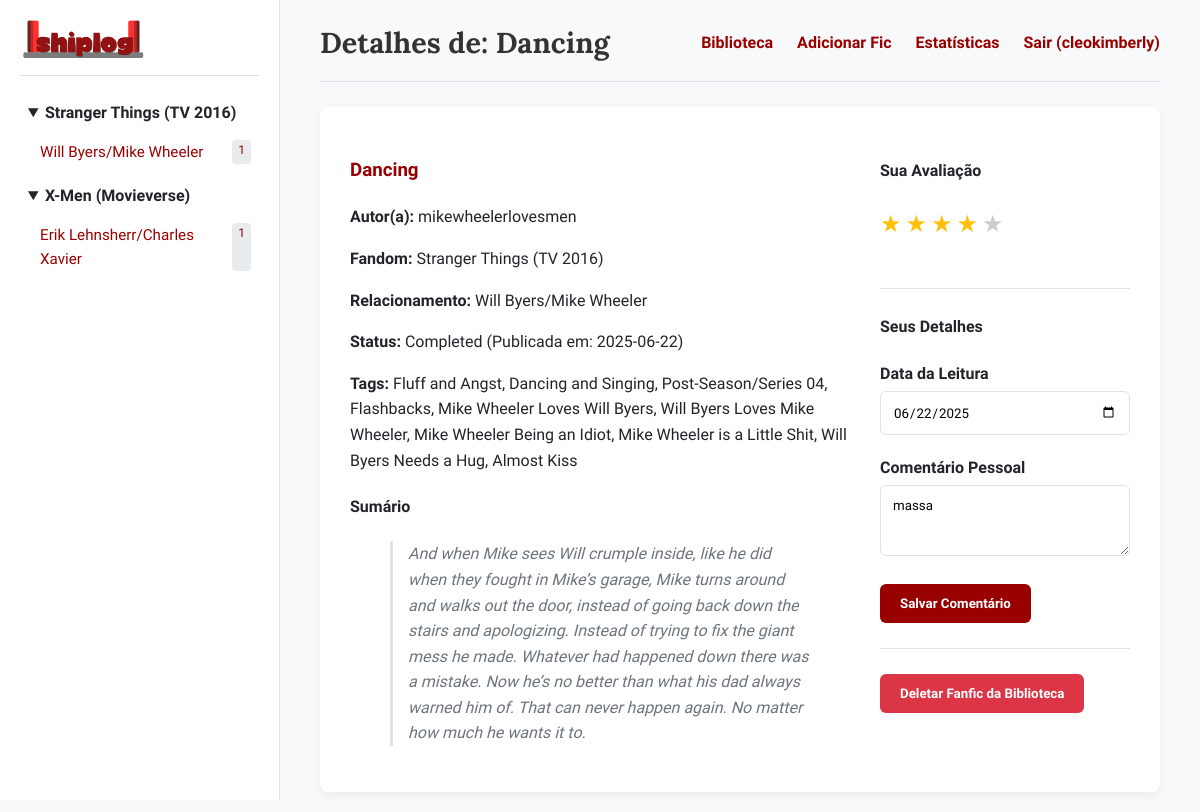
/fic/1/details (signed in), run on the app's committed database.
### models.py (models this page shows, shortened)
class Fic(db.Model):
    id = db.Column(db.Integer, primary_key=True)
    title = db.Column(db.String(200), nullable=False)
    author = db.Column(db.String(100), nullable=False)
    fandom = db.Column(db.String(200), nullable=False)
    relationship = db.Column(db.String(200), nullable=True)
    summary = db.Column(db.Text, nullable=True)
    tags = db.Column(db.Text, nullable=True)
    status = db.Column(db.String(50), nullable=True)
    date_published = db.Column(db.String(50), nullable=True)
    source_url = db.Column(db.String(500), nullable=True)
    date_read = db.Column(db.Date, nullable=True)
    comment = db.Column(db.String(500), nullable=True)
    rating = db.Column(db.Integer, nullable=True) # NOVA COLUNA
    user_id = db.Column(db.Integer, db.ForeignKey('user.id'), nullable=False)

class User(UserMixin, db.Model):
    id = db.Column(db.Integer, primary_key=True)
    username = db.Column(db.String(80), unique=True, nullable=False)
    password_hash = db.Column(db.String(256), nullable=False)
    fics = db.relationship('Fic', backref='owner', lazy=True, cascade="all, delete-orphan")

### app.py (the view)
@app.route('/fic/<int:fic_id>/details')
@login_required
def fic_details(fic_id):
    fic = Fic.query.get_or_404(fic_id)
    if fic.owner != current_user: return redirect(url_for('library'))
    form = EditFicDetailsForm(obj=fic)
    return render_template('fic_details.html', fic=fic, form=form, title="Detalhes")

### app.py
class EditFicDetailsForm(FlaskForm):
    date_read = DateField('Data da Leitura', format='%Y-%m-%d', validators=[Optional()])
    comment = TextAreaField('Comentário Pessoal', validators=[Length(max=500)])
    submit = SubmitField('Salvar Comentário')

### app.py (called while the page is built)
@login_manager.user_loader
def load_user(user_id):
    return User.query.get(int(user_id))

@app.context_processor
def inject_sidebar_data():
    if not current_user.is_authenticated:
        return dict(sidebar_data={})
    fics = Fic.query.filter_by(user_id=current_user.id).order_by(Fic.title).all()
    sidebar_data = {}
    for fic in fics:
        main_fandom = fic.fandom.split(',')[0].strip()
        if main_fandom not in sidebar_data:
            sidebar_data[main_fandom] = {}
        relationship = fic.relationship or "Geral"
        if relationship not in sidebar_data[main_fandom]:
            sidebar_data[main_fandom][relationship] = []
        sidebar_data[main_fandom][relationship].append(fic)
    return dict(sidebar_data=sidebar_data)

### templates/fic_details.html (shortened to what this page needs)
{% extends "base.html" %}
{% block header %}Detalhes de: {{ fic.title }}{% endblock %}
{% block content %}
<div class="details-container">
    <div class="fic-meta-card">
        <h3><a href="{{ fic.source_url }}" target="_blank">{{ fic.title }}</a></h3>
        <p><strong>Autor(a):</strong> {{ fic.author }}</p>
        <p><strong>Fandom:</strong> {{ fic.fandom }}</p>
        <p><strong>Relacionamento:</strong> {{ fic.relationship or 'Geral' }}</p>
        <p><strong>Status:</strong> {{ fic.status }} (Publicada em: {{ fic.date_published }})</p>
        <p><strong>Tags:</strong> <span class="tags">{{ fic.tags or 'Nenhuma' }}</span></p>
        <h4>Sumário</h4>
        <blockquote class="summary">
            {{ fic.summary | safe }}
        </blockquote>
    </div>
    <div class="user-details-card">
        <h4>Sua Avaliação</h4>
        <div class="star-rating-form" data-fic-id="{{ fic.id }}">
             {% for i in range(1, 6) %}
                <span class="star-input" data-value="{{ i }}" title="Avaliar com {{ i }} estrelas">&#9733;</span>
             {% endfor %}
        </div>
        <p id="rating-feedback" class="feedback-message"></p>
        <hr>
        <h4>Seus Detalhes</h4>
        <form action="{{ url_for('edit_fic', fic_id=fic.id) }}" method="POST">
            <div class="form-group">
                {{ form.date_read.label }}
                {{ form.date_read(class="form-control") }}
            </div>
            <div class="form-group">
                {{ form.comment.label }}
                {{ form.comment(class="form-control", rows=3) }}
            </div>
            {{ form.submit(class="btn btn-primary") }}
        </form>
        <hr>
        <form action="{{ url_for('delete_fic', fic_id=fic.id) }}" method="POST" onsubmit="return confirm('Tem certeza que deseja deletar esta fanfic? Esta ação não pode ser desfeita.');" style="margin-top: 20px;">
            <input type="submit" value="Deletar Fanfic da Biblioteca" class="btn btn-danger">
        </form>
    </div>
</div>
{% endblock %}

### templates/base.html (shortened to what this page needs)
<!DOCTYPE html>
<html lang="pt-br">
<head>
    <link rel="stylesheet" href="{{ url_for('static', filename='css/style.css') }}">
</head>
<body>
    <div class="container">
        {% if not request.endpoint in ['home', 'login', 'register'] %}
            {% include '_sidebar.html' %}
        {% endif %}
        <main class="main-content">
            {% if not request.endpoint in ['home', 'login', 'register'] %}
                <header class="main-header">
                    <div class="header-content">
                        <h1>{% block header %}{{ title or 'Bem-vindo(a)!' }}{% endblock %}</h1>
                        <nav class="main-nav">
                            <a href="{{ url_for('library') }}">Biblioteca</a>
                            <a href="{{ url_for('add_fic') }}">Adicionar Fic</a>
                            <a href="{{ url_for('stats') }}">Estatísticas</a>
                            <a href="{{ url_for('logout') }}">Sair ({{ current_user.username }})</a>
                        </nav>
                    </div>
                </header>
            {% endif %}
            <div class="content">
                {% block content %}{% endblock %}
            </div>
        </main>
    </div>
</body>
</html>

### templates/_sidebar.html
<aside class="sidebar">
    <div class="sidebar-header">
      <a href="{{ url_for('library') }}" class="sidebar-logo">
        <img src="{{ url_for('static', filename='img/shiplog.png') }}" alt="Shiplog Logo">
      </a>
    </div>
    <nav class="fandom-nav">
        <ul>
            {% for fandom, relationships in sidebar_data|dictsort %}
                <li>
                    <details open>
                        <summary>{{ fandom }}</summary>
                        <ul class="relationship-list">
                            {% for relationship, fics in relationships|dictsort %}
                                <li>
                                    <a href="{{ url_for('library', fandom=fandom, relationship=relationship) }}">{{ relationship }} <span>{{ fics|length }}</span></a>
                                </li>
                            {% endfor %}
                        </ul>
                    </details>
                </li>
            {% else %}
                <li class="no-fics-message">
                    <span>Nenhuma fic na biblioteca.</span>
                    <a href="{{ url_for('add_fic') }}" class="btn btn-secondary btn-small">Adicionar</a>
                </li>
            {% endfor %}
        </ul>
    </nav>
</aside>

### static/css/style.css (style rules this page uses)
:root { --primary-color: #990000; --secondary-color: #6a0000; --background-color: #f8f9fa; --surface-color: #ffffff; --text-color: #212529; --text-muted-color: #6c757d; --border-color: #dee2e6; --font-serif: 'Lora', 'Georgia', serif; --font-sans: 'Nunito Sans', sans-serif; --border-radius: 8px; --shadow: 0 4px 8px rgba(0, 0, 0, 0.05); }
body { font-family: var(--font-sans); margin: 0; background-color: var(--background-color); color: var(--text-color); line-height: 1.6; }
.container { display: flex; }
a { color: var(--primary-color); text-decoration: none; transition: color 0.2s; }
.sidebar { width: 280px; min-width: 280px; background-color: var(--surface-color); border-right: 1px solid var(--border-color); padding: 20px; height: 100vh; position: sticky; top: 0; overflow-y: auto; box-sizing: border-box; }
.main-content { flex-grow: 1; padding: 20px 40px; box-sizing: border-box; }
.main-header { margin-bottom: 25px; }
.header-content { display: flex; justify-content: space-between; align-items: center; padding-bottom: 15px; border-bottom: 1px solid var(--border-color); }
.main-header h1 { font-family: var(--font-serif); color: #333; margin: 0; font-size: 1.8em; }
.main-nav a { margin-left: 20px; font-weight: 700; }
.sidebar-header { padding-bottom: 15px; margin-bottom: 15px; border-bottom: 1px solid var(--border-color); }
.sidebar-logo { display: flex; align-items: center; gap: 10px; color: #000; }
.sidebar-logo img { height: 40px; }
.fandom-nav ul { list-style: none; padding: 0; }
.fandom-nav details { margin-bottom: 5px; }
.fandom-nav summary { font-weight: 700; cursor: pointer; padding: 8px; border-radius: 6px; transition: background-color 0.2s; }
.fandom-nav .relationship-list a { display: flex; justify-content: space-between; padding: 6px 8px 6px 20px; border-radius: 6px; font-size: 0.95em; }
.fandom-nav .relationship-list span { background-color: #e9ecef; padding: 1px 6px; border-radius: 4px; font-size: 0.8em; }
.fic-rating .star, .star-rating-form .star-input { color: #ccc; font-size: 1.5em; cursor: default; }
.fic-rating .star.filled, .star-rating-form .star-input.filled { color: #ffc107; }
.star-rating-form .star-input { cursor: pointer; transition: transform 0.1s; }
.feedback-message { font-size: 0.9em; margin-top: 5px; height: 1em; }
.form-container, .details-container, .auth-form { background-color: var(--surface-color); padding: 30px; border-radius: var(--border-radius); box-shadow: var(--shadow); }
.form-group { margin-bottom: 20px; }
.form-group label { display: block; margin-bottom: 5px; font-weight: 700; }
.form-control { width: 100%; padding: 12px; border: 1px solid var(--border-color); border-radius: 6px; box-sizing: border-box; font-family: inherit; transition: border-color 0.2s, box-shadow 0.2s; }
.btn { padding: 12px 20px; border: none; border-radius: 6px; cursor: pointer; font-weight: 700; font-family: var(--font-sans); transition: background-color 0.2s, transform 0.1s; display: inline-block; text-align: center; }
.btn-primary { background-color: var(--primary-color); color: white; }
.btn-danger { background-color: #dc3545; color: white; }
.details-container { display: grid; grid-template-columns: 2fr 1fr; gap: 30px; }
.fic-meta-card .summary { border-left: 3px solid var(--border-color); padding-left: 15px; font-style: italic; color: var(--text-muted-color); }
hr { border: none; border-top: 1px solid var(--border-color); margin: 25px 0; }

### data on the page
Fic: fandom "Stranger Things (TV 2016)", relationship "Will Byers/Mike Wheeler", fics "1", title "Dancing", author "mikewheelerlovesmen", status "Completed", date_published "2025-06-22", tags "Fluff and Angst, Dancing and Singing, Post-Season/Series 04, Flashbacks, Mike Wheeler Loves Will Byers, Will Byers Loves Mike Wheeler, Mike Wheeler Being an Idiot, Mike Wheeler is a Little Shit, Will Byers Needs a Hug, Almost Kiss", summary "And when Mike sees Will crumple inside, like he did when they fought in Mike’s garage, Mike turns around and walks out the door, instead of going back down the stairs and apologizing. Instead of trying to fix the giant mess he made. Whatever had happened down there was a mistake. Now he’s no better than what his dad always warned him of. That can never happen again. No matter how much he wants it to.", date_read "06/22/2025", comment "massa"
Fic: fandom "X-Men (Movieverse)", relationship "Erik Lehnsherr/Charles Xavier", fics "1"
User: username "cleokimberly"
